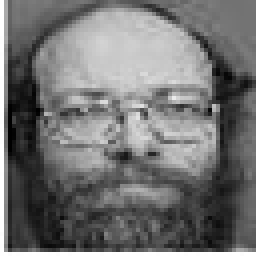
#> input picture new/18_0.jpg, 64 x 64 px (shown 4 times larger); its folder holds only this picture in this run
$ python init_image_new.py
#> lines starting #> are read from the running program, lines starting #| are printed output that depends on the picture
#!/usr/bin/python3
# # _*_ coding:utf-8 _*_
import cv2
import os
import matplotlib.pyplot as plt
from PIL import Image
CASE_PATH = "haarcascade_frontalface_default.xml"
RAW_IMAGE_DIR = 'new/'
DATASET_DIR = 'jm/'

face_cascade = cv2.CascadeClassifier(CASE_PATH)

def save_feces(img, name,x, y, width, height):
    image = img[y:y+height, x:x+width]
    cv2.imwrite(name, image)
def fuckface(image,name):

    cv2.imwrite(name,image)
image_list = os.listdir(RAW_IMAGE_DIR) #列出文件夹下所有的目录与文件
#fuck = 'C:/Users/jomain/Desktop/deeplearning/lmy'
count = 177
same = 1
for image_path in image_list:
    image = cv2.imread( RAW_IMAGE_DIR + image_path )
#> image is the input picture: shape (64, 64, 3); min 0, max 255, mean 114.2
    image = cv2.resize(image,(100,100),interpolation=cv2.INTER_CUBIC)
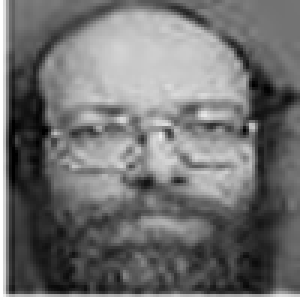
#> image: shape (100, 100, 3) (shown 3 times larger); min 0, max 255, mean 113.9
    gray = cv2.cvtColor(image, cv2.COLOR_BGR2GRAY)
  #  cvtColor(image, image, CV_BGR2GRAY)
    #image = gray[100, 100]
    name =str(DATASET_DIR)+ str(count)
    fuckface(gray, '%ss%d.bmp' % (DATASET_DIR, count))
    count += 1
    same +=1
    if(same==11):
        fuckface(gray, '%ss%d.bmp' % (DATASET_DIR, count))
        count +=1
        same = 1

$ run again, on new/18_1.jpg
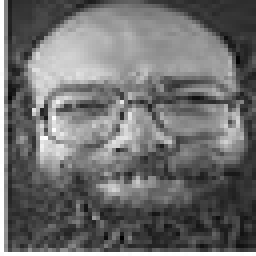
#> input picture new/18_1.jpg, 64 x 64 px (shown 4 times larger)
#> image is the input picture: shape (64, 64, 3); min 0, max 255, mean 110.8
#> `image = cv2.resize(image,(100,100),interpolation=cv2.INTER_CUBIC)`:
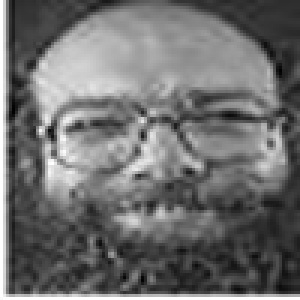
#> image: shape (100, 100, 3) (shown 3 times larger); min 2, max 255, mean 110.5
